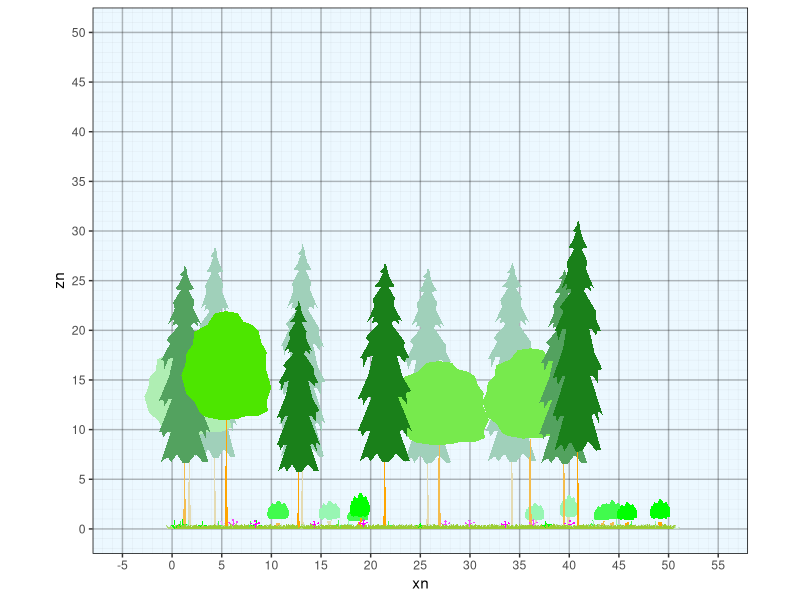

Reproduce this figure in R.
library(dplyr)
library(ggplot2)

setwd(dirname(rstudioapi::getActiveDocumentContext()$path))

make_hex_stand <- function(hects=1, minsize=1){
  #scale larger
  x = (1:(100*hects))
  y = (1:(116*hects))
  set.seed(42)
  m <- merge(x,y) |> as.data.frame()
  m <- m |> mutate(x = ifelse(floor(y/2)==y/2, x-0.5,x), y = round(y*(3^0.5)/2,2), wt=1)
  pref=3
  f= pref^1
  mx1 <- merge(x*f,y*f) |> as.data.frame() |> mutate(x = ifelse(floor(y/2)==y/2, x-f*0.5,x), y = round(y*(3^0.5)/2,2), wt=f^2)  |> subset(x <=100*hects & y <= 100*hects)
  f = pref^2
  mx2 <- merge(x*f,y*f) |> as.data.frame() |> mutate(x = ifelse(floor(y/2)==y/2, x-f*0.5,x), y = round(y*(3^0.5)/2,2), wt=f^2)  |> subset(x <=100*hects & y <= 100*hects)
  f = pref^3
  mx3 <- merge(x*f,y*f) |> as.data.frame() |> mutate(x = ifelse(floor(y/2)==y/2, x-f*0.5,x), y = round(y*(3^0.5)/2,2), wt=f^2)  |> subset(x <=100*hects & y <= 100*hects)
  mm <- rbind(m,mx1,mx2,mx3) |> group_by(x,y) |> summarise(wt=max(wt)) |> as.data.frame()
  mm <- mm |> mutate(x = x*minsize, y = y*minsize)
  colnames(mm) <- c('xp','yp','wt')
  rownames(mm) <- 1:nrow(mm) |> as.numeric()
  mm$stumpid <- rownames(mm)
  return(mm)
}

# ggplot()+
#   geom_point(data=stand, aes(x=x,y=z,size=wt), color='white')+
#   geom_point(data=stand1, aes(x=x,y=z), color='pink', size=0.5) +
#   geom_point(data=stumps, aes(x=x,y=z), color='black', size=0.5)+
#   coord_fixed(ratio = 1)





conifer1 <- read.csv('conifer1.csv') |> data.frame(name='conifer1', fill="#1A801A", color='darkgreen')
conifer2 <- read.csv('conifer2.csv') |> data.frame(name='conifer2', fill='darkgreen', color='darkgreen')
cloud1 <- read.csv('cloud1.csv') |> data.frame(name='cloud1', fill='green', color='darkgreen')
flattop <- read.csv('flattop.csv') |> data.frame(name='flattop', fill='green', color='darkgreen')
flattop2 <- read.csv('flattop2.csv') |> data.frame(name='flattop2', fill='green', color='darkgreen')
blob <- read.csv('blob.csv') |> data.frame(name='blob', fill="#4DE600", color='darkgreen')
palm <- read.csv('palm.csv') |> data.frame(name='palm', fill='green', color='darkgreen')|> mutate(x=round(x,2),y=round(y,2))
trunk <- read.csv('trunk.csv') |> data.frame(name='trunk', fill='orange', color='brown')|> mutate(x=round(x,2),y=round(y,2))
triangle <- data.frame(x=c(-0.5, 0, 0.5),y=c(0, 1, 0), name='triangle', fill='darkgreen', color='darkgreen')
dome <- data.frame(x=c(-1,
                       -0.9,
                       -0.75,
                       -0.5,
                       -0.25,
                       0,
                       0.25,
                       0.5,
                       0.75,
                       0.9,
                       1)/2,
                   y=(c(0,
                        0.5,
                        0.7,
                        0.9,
                        0.95,
                        1.00,
                        0.95,
                        0.9,
                        0.7,
                        0.5,
                        0)), name='dome', fill='green', color='darkgreen')
sticks <- data.frame(x=c(-0.075,-0.13,-0.12,-0.025,-0.005,0.005,0.025,0.12,0.13,0.075),y=c(0,1,1,0,1,1,0,1,1,0), name='sticks', fill='orange', color='brown')


grassy <- data.frame(x=c(-0.3, -0.5, -0.1,  0.0,  0.1,  0.5,  0.3), y=c(0,0.85,0,1,0,0.85,0), name='grassy', fill='yellowgreen', color="#4D8000")


forby <- data.frame(x=c(-0.04, -0.04, -0.32, -0.38, -0.45, -0.50, -0.45, -0.38, -0.32, -0.04, -0.04, -0.13, -0.12,  0.00,  0.10,  0.12,  0.03,  0.04,  0.29,  0.34,  0.44,  0.50,  0.43,  0.34,  0.30, 0.04, 0.05, -0.04),
                          y=c(0, 0.39, 0.57, 0.52, 0.52, 0.61, 0.7, 0.7, 0.61, 0.45, 0.78, 0.82, 0.95, 1, 0.95, 0.82, 0.78, 0.45, 0.68, 0.76, 0.77, 0.68, 0.59, 0.59, 0.63, 0.39, 0, 0), name='forby', fill='magenta', color='darkgreen')
ferny <- data.frame(x=c(-0.09, -0.12, -0.16, -0.22, -0.31, -0.50, -0.28, -0.12, -0.15, -0.10, -0.06, -0.06, -0.13, -0.05, -0.01,  0.06,  0.02,  0.00,  0.03, -0.05, -0.04,  0.02,  0.10,  0.09,  0.24, 0.50,  0.27,  0.17,  0.11,  0.03, -0.03, -0.09),
                          y=c(0, 0.13, 0.2, 0.1, 0.29, 0.41, 0.43, 0.32, 0.24, 0.15, 0.02, 0.38, 0.44, 0.88, 0.96, 1, 0.94, 0.85, 0.42, 0.38, 0.03, 0.16, 0.28, 0.4, 0.45, 0.44, 0.27, 0.12, 0.25, 0.13, 0, 0), name='ferny', fill='green', color='darkgreen')

shapes <- rbind(conifer1,conifer2,cloud1,flattop,flattop2,blob,trunk,triangle,dome,sticks,grassy,forby,ferny)
colnames(shapes) <- c("x","z","shape","fill","color")
# ggplot() +geom_polygon(data=shapes, aes(x=x,y=z,  group = shape, fill=fill, color=color), alpha=0.8)


ht.max = 5
ht.min = 2
crwd = 2
dbh = 30

colormixer <- function(colorname, mixcolor, p){
  ccc <- col2rgb(colorname)
  ccc <- data.frame(r = ccc[1,],   g = ccc[2,],   b = ccc[3,])
  mmm <- col2rgb(mixcolor)
  new <- ccc |> mutate(r = r*(1-p)+mmm[1,1]*p,
                       g = g*(1-p)+mmm[2,1]*p,
                       b = b*(1-p)+mmm[3,1]*p)
  new <- rgb(new$r/255,new$g/255,new$b/255)
  return(new)
}


make_tree <- function(ht.max, ht.min,crwd,dbh, crshape, stshape){
  crown <- subset(shapes, shape %in% crshape) |> mutate(x=x*crwd, z=z*(ht.max-ht.min)+ht.min, obj='crown')
  base <- subset(shapes, shape %in% stshape) |> mutate(x=x*dbh/100*1.1, z=z*(ht.min), obj='stem')
  tree = rbind(crown, base)
  tree$ptord <- rownames(tree) |> as.numeric()
  return(tree)}
make_shrub <- function(ht.max, ht.min,crwd, crshape, stshape){
  crown <- subset(shapes, shape %in% crshape)  |> mutate(x=x*crwd, z=z*(ht.max-ht.min)+ht.min, obj='crown')
  base <- subset(shapes, shape %in% stshape) |> mutate(x=x*crwd*0.8, z=z*(ht.min), obj='stem')
  shrub = rbind(crown, base)
  shrub$ptord <- rownames(shrub) |> as.numeric()
  return(shrub)}
make_herb <- function(ht.max,crwd, crshape){
  herb <- subset(shapes, shape %in% crshape)  |> mutate(x=x*crwd, z=z*ht.max, obj='herb')
  herb$ptord <- rownames(herb) |> as.numeric()
  return(herb)}

make_plant<- function(fun, ht.max, ht.min,crwd,dbh, crshape, stshape){
  if(fun %in% 'T'){
    plant <- make_tree(ht.max, ht.min,crwd,dbh, crshape, stshape)}else
      if(fun %in% 'S'){
        plant <- make_shrub(ht.max, ht.min, crwd, crshape, stshape)}else
        {
          plant <- make_herb(ht.max,crwd, crshape)}
}
# tree <- make_tree(ht.max=20,ht.min=7.5,crwd = 5,dbh = 30, crshape='blob', stshape='trunk')
# tree2 <- make_tree(ht.max=30,ht.min=7.5,crwd = 5,dbh = 30, crshape='conifer1', stshape='trunk')
# shrub <- make_shrub(ht.max=3,ht.min=1,crwd=2, crshape='cloud1', stshape='sticks')
# grass <- make_herb(ht.max=0.5,crwd=1, crshape='grassy')
# fern <- make_herb(ht.max=1,crwd=1, crshape='ferny')
# forb <- make_herb(ht.max=1,crwd=1, crshape='forby')

#raw information about the strata
strats <- data.frame(stratid = c(1:6), stems = c(5,10,10,5000,20,10), fun = c('T','T','S','H','H','H'),
                     ht.max=c(20,30,3,0.5,1,1),ht.min=c(10,7.5,1,NA,NA,NA),
                     cw = c(9,5,2,1,1,1),dbh = c(30,30,NA,NA,NA,NA),
                     crshape=c('blob','conifer1','cloud1','grassy','ferny','forby'), stshape=c('trunk','trunk','sticks',NA,NA,NA))

#make stand
stand <- make_hex_stand(0.5,1) |> subset(yp >= 15 & yp < 35) |> mutate(wtn = wt, stratid = NA)
#define counts per stratum

for (i in 1:nrow(strats)){#i=1
  thistrat = strats$stratid[i]
  nstems = strats$stems[i]
  newstumps <- sample(stand$stumpid, size = nstems, prob = stand$wtn, replace = T)
  stand <- stand |> mutate(wtn = ifelse(stand$stumpid %in% newstumps, 0, wtn),
                           stratid = ifelse(stand$stumpid %in% newstumps, thistrat,stratid))
}

#Create shapes of the right size, then distribute into the stump positions.
for (i in 1:nrow(strats)){#i=1
  thistrat <- strats[i,]
plant0 <- make_plant(thistrat$fun, thistrat$ht.max, thistrat$ht.min,thistrat$cw,thistrat$dbh, thistrat$crshape, thistrat$stshape)
stumps0 <- stand |> subset(stratid %in% i)
plant0 <- merge(stumps0, plant0) |> mutate(objid = paste0(obj,stumpid))
if(i==1){plants <- plant0}else{plants <- rbind(plants,plant0)}
}

# stumps1 <- stand |> subset(stratid %in% 1)
# stumps2 <- stand |> subset(stratid %in% 2)
# stumps3 <- stand |> subset(stratid %in% 3)
# stumps4 <- stand |> subset(stratid %in% 4)
# stumps5 <- stand |> subset(stratid %in% 5)
# stumps6 <- stand |> subset(stratid %in% 6)
#
# trees0 <- merge(stumps1, tree) |> mutate(objid = paste0(obj,stumpid))
# trees1 <- merge(stumps2, tree2)  |> mutate(objid = paste0(obj,stumpid))
# shrubs <- merge(stumps3, shrub)  |> mutate(objid = paste0(obj,stumpid))
# grasses <- merge(stumps4, grass)  |> mutate(objid = paste0(obj,stumpid))
# ferns <- merge(stumps5, fern)  |> mutate(objid = paste0(obj,stumpid))
# forbs <- merge(stumps6, forb)  |> mutate(objid = paste0(obj,stumpid))
# plants <- rbind(trees0, trees1, shrubs, grasses, ferns, forbs)

#randomize sizes and positions
plants <- plants |> group_by(stumpid) |>
  mutate(ht.max = max(z), crwd = max(x)-min(x),
         xpp = xp + runif(1, min = -0.8, max = 0.8),#shift position on grid
         zr = rnorm(1,ht.max, ht.max/10)/ht.max,#deviation in height
         xr = (rnorm(1,ht.max, ht.max/10)/ht.max+rnorm(1,crwd, crwd/10)/crwd)/2,#deviation in width partially related to height
         xn = x*xr+xpp,#resized width and put on new position
         zn = z*zr*(1-1/15))#resized height adjusted downward show that variation is less than max height in the field

#rearrange stems depth drawing order
plants <- plants |> arrange(yp,stumpid, objid, ptord)
ypmax <- max(plants$yp)
ypmin <- min(plants$yp)
ypwid <- ypmax-ypmin
crowns1 <- plants |> subset(yp < ypmin+ypwid/3 & obj %in% c('crown','herb')) |>
  mutate(fill=colormixer(fill, "#D9F2FF", 0.7), color=colormixer(color, "#D9F2FF", 0.7))
crowns2 <- plants |> subset(yp < ypmax-ypwid/3 & yp >= ypmin+ypwid/3 & obj %in% c('crown','herb'))|>
  mutate(fill=colormixer(fill, "#D9F2FF", 0.3), color=colormixer(color, "#D9F2FF", 0.3))
crowns3 <- plants |> subset(yp >= ypmax-ypwid/3 & obj %in% c('crown','herb'))
stems1 <- plants |> subset(yp < ypmin+ypwid/3 & obj %in% 'stem')|>
  mutate(fill=colormixer(fill, "#D9F2FF", 0.7), color=colormixer(color, "#D9F2FF", 0.7))
stems2 <- plants |> subset(yp < ypmax-ypwid/3 & yp >= ypmin+ypwid/3 & obj %in% 'stem')|>
  mutate(fill=colormixer(fill, "#D9F2FF", 0.3), color=colormixer(color, "#D9F2FF", 0.3))
stems3 <- plants |> subset(yp >= ypmax-ypwid/3 & obj %in% 'stem')

plants2 <- rbind(crowns1,crowns2,crowns3,stems1,stems2,stems3)

# ggplot()+
#   geom_point(aes(x=1,y=1))+
#   theme(panel.background = element_rect(fill = rgb(0.4,0.6,0.5)))

pcolor <- plants2$color |> unique() |> sort()
pfill <- plants2$fill |> unique()|> sort()



ggplot() +
  geom_polygon(data=stems1, aes(x=xn,y=zn,group=objid, fill=fill, color=color), alpha=1, linewidth=0.01)+
  geom_polygon(data=crowns1, aes(x=xn,y=zn,group=objid, fill=fill, color=color), alpha=1, linewidth=0.01)+
  geom_polygon(data=stems2, aes(x=xn,y=zn,group=objid, fill=fill, color=color), alpha=1, linewidth=0.01)+
  geom_polygon(data=crowns2, aes(x=xn,y=zn,group=objid, fill=fill, color=color), alpha=1, linewidth=0.01)+
  geom_polygon(data=stems3, aes(x=xn,y=zn,group=objid, fill=fill, color=color), alpha=1, linewidth=0.01)+
  geom_polygon(data=crowns3, aes(x=xn,y=zn,group=objid, fill=fill, color=color), alpha=1, linewidth=0.01)+
  scale_fill_manual(values=pfill)+
  scale_color_manual(values=pcolor)+
  theme(legend.position = "none",
        panel.background = element_rect(fill = rgb(0.85,0.95,1,0.5),
                                        colour = "black",
                                        linewidth = 0.5, linetype = "solid"),
        panel.grid.major = element_line(linewidth = 0.5, linetype = 'solid',
                                        colour = rgb(0.1, 0.1, 0.1, 0.3)),
        panel.grid.minor = element_line(linewidth = 0.1, linetype = 'solid',
                                        colour = rgb(0.1, 0.1, 0.1, 0.1))
  )+
  coord_fixed(ratio = 1)+
  scale_y_continuous(trans='identity', breaks = c(-10:(120/5))*5,minor_breaks = c(-10:(120)), limits = c(0,50))+
  scale_x_continuous(breaks = c(-10:(120/5))*5, minor_breaks = c(-10:(120)), limits = c(-5,55))
